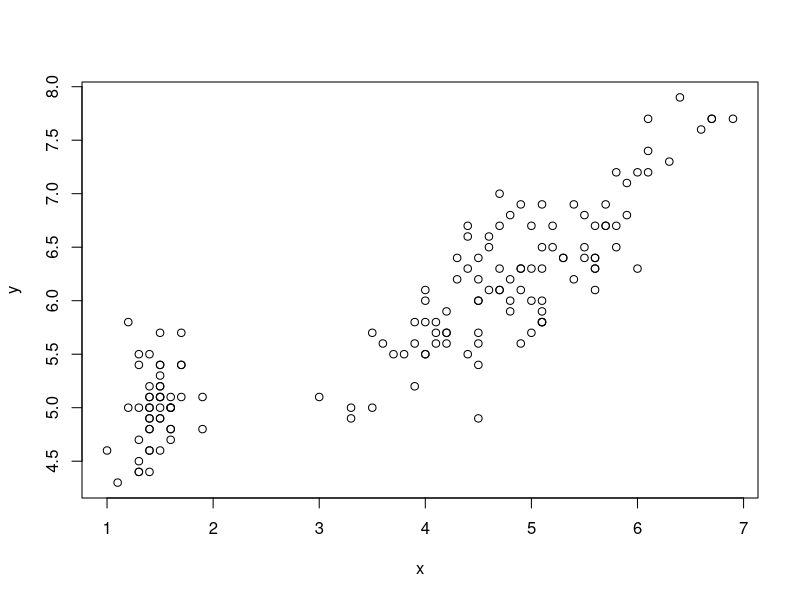
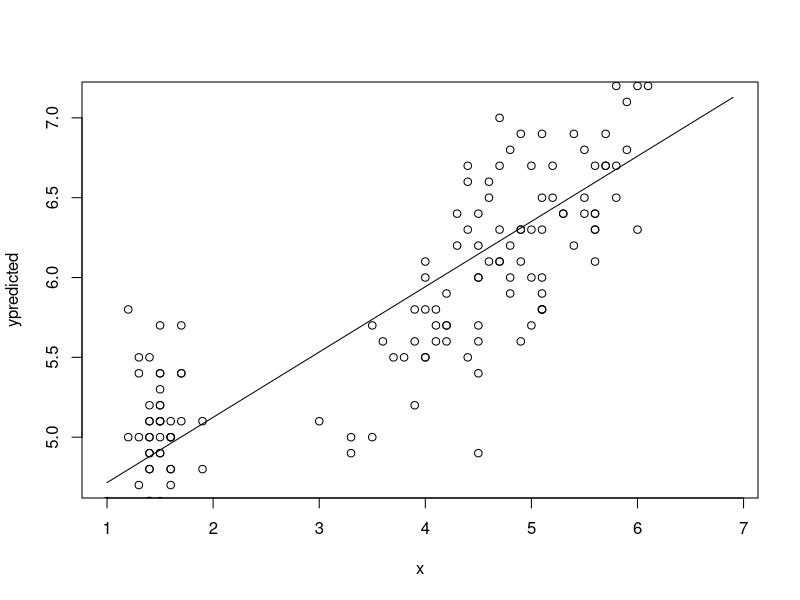
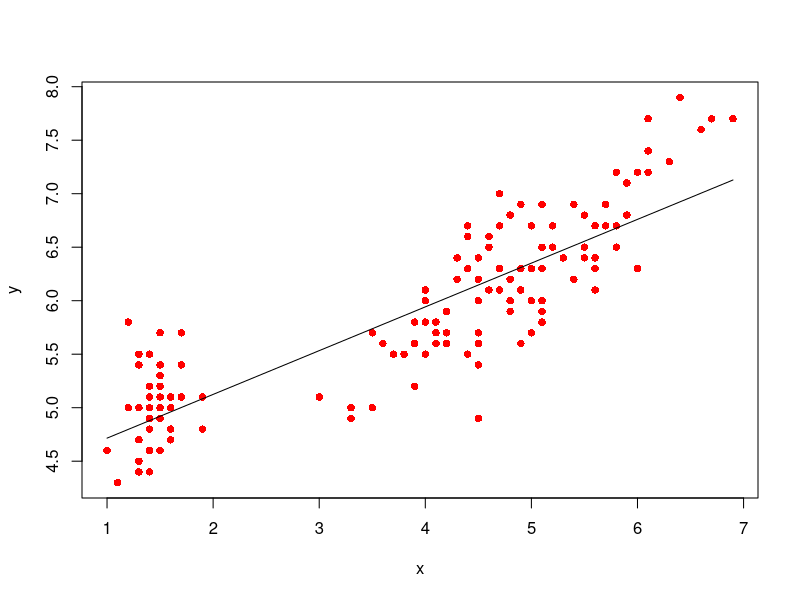

Recreate these plots in R, in order.
#Codigo para problema 2
iris
mis_dades <- iris

y <- mis_dades$Sepal.Length
y

x <- mis_dades$Petal.Length
x

plot(x,y)

xbar <- mean(x)
xbar

ybar <- mean(y)
ybar

m <- sum((x-xbar)*(y-ybar))/sum((x-xbar)^2)
m
b <- ybar -m*xbar
b

m*1.5+b

mod <- lm(y~x)

data.frame(x=x)

ypredicted <- predict(mod, data.frame(x=x))

plot(x,ypredicted, type="l")
points(x, y)


plot(x,y, pch=16, col="red")
lines(x, ypredicted)

Rsq <- sum((ypredicted-ybar)^2)/sum((y-ybar)^2)
Rsq

summary(mod)
sqrt(Rsq)
cor.test(x,y)
